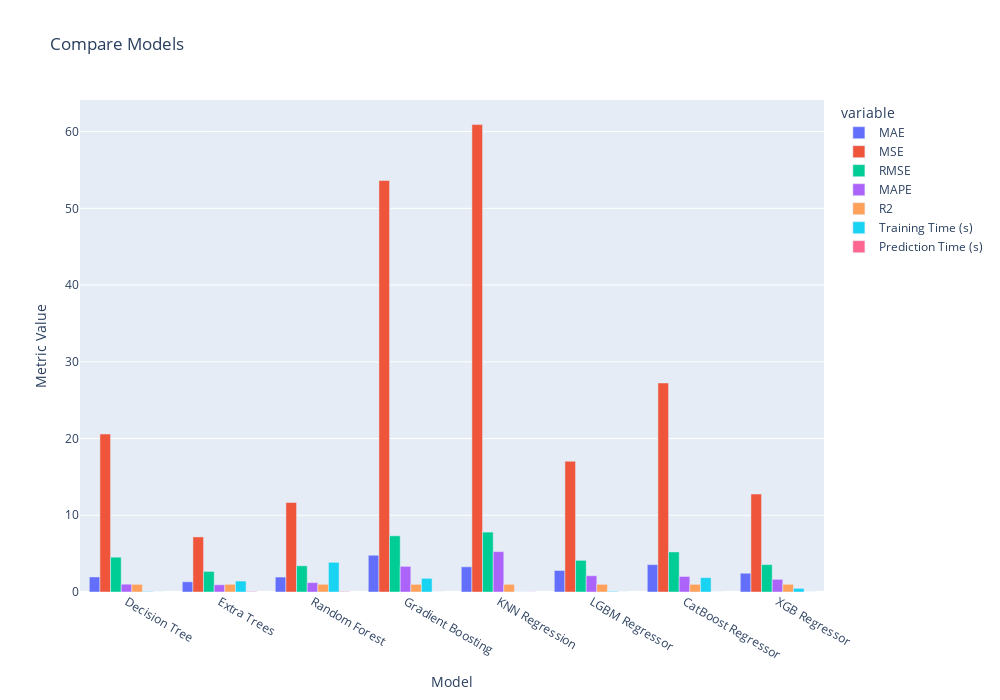

The code cell stored with this chart in its notebook:
### Markdown cell above
### Model Plotting

### Code cell
# Bar plot
import plotly.express as px

# Assuming results_df is the DataFrame created from the previous script
fig = px.bar(
    results_df, 
    x='Model',
    y=['MAE', 'MSE', 'RMSE', 'MAPE', 'R2', 'Training Time (s)', 'Prediction Time (s)'],
    labels={'value': 'Metric Value'},
    title='Compare Models',
    barmode='group'
)

# Layout
fig.update_layout(
    width=1000,
    height=700,
    bargap=0.2
)

fig.show()

### Figure 1 — Plotly figure (JSON) as saved in the notebook; plotly's stock layout.template omitted (floating-point values rounded to 4 significant figures)
{"data": [{"alignmentgroup": "True", "hovertemplate": "variable=MAE<br>Model=%{x}<br>Metric Value=%{y}<extra></extra>", "legendgroup": "MAE", "marker": {"color": "#636efa", "pattern": {"shape": ""}}, "name": "MAE", "offsetgroup": "MAE", "orientation": "v", "showlegend": true, "textposition": "auto", "type": "bar", "x": ["Decision Tree", "Extra Trees", "Random Forest", "Gradient Boosting", "KNN Regression", "LGBM Regressor", "CatBoost Regressor", "XGB Regressor"], "xaxis": "x", "y": [1.961, 1.33, 1.949, 4.791, 3.284, 2.808, 3.57, 2.448], "yaxis": "y"}, {"alignmentgroup": "True", "hovertemplate": "variable=MSE<br>Model=%{x}<br>Metric Value=%{y}<extra></extra>", "legendgroup": "MSE", "marker": {"color": "#EF553B", "pattern": {"shape": ""}}, "name": "MSE", "offsetgroup": "MSE", "orientation": "v", "showlegend": true, "textposition": "auto", "type": "bar", "x": ["Decision Tree", "Extra Trees", "Random Forest", "Gradient Boosting", "KNN Regression", "LGBM Regressor", "CatBoost Regressor", "XGB Regressor"], "xaxis": "x", "y": [20.58, 7.178, 11.66, 53.62, 60.91, 17.04, 27.25, 12.76], "yaxis": "y"}, {"alignmentgroup": "True", "hovertemplate": "variable=RMSE<br>Model=%{x}<br>Metric Value=%{y}<extra></extra>", "legendgroup": "RMSE", "marker": {"color": "#00cc96", "pattern": {"shape": ""}}, "name": "RMSE", "offsetgroup": "RMSE", "orientation": "v", "showlegend": true, "textposition": "auto", "type": "bar", "x": ["Decision Tree", "Extra Trees", "Random Forest", "Gradient Boosting", "KNN Regression", "LGBM Regressor", "CatBoost Regressor", "XGB Regressor"], "xaxis": "x", "y": [4.537, 2.679, 3.414, 7.323, 7.805, 4.127, 5.22, 3.573], "yaxis": "y"}, {"alignmentgroup": "True", "hovertemplate": "variable=MAPE<br>Model=%{x}<br>Metric Value=%{y}<extra></extra>", "legendgroup": "MAPE", "marker": {"color": "#ab63fa", "pattern": {"shape": ""}}, "name": "MAPE", "offsetgroup": "MAPE", "orientation": "v", "showlegend": true, "textposition": "auto", "type": "bar", "x": ["Decision Tree", "Extra Trees", "Random Forest", "Gradient Boosting", "KNN Regression", "LGBM Regressor", "CatBoost Regressor", "XGB Regressor"], "xaxis": "x", "y": [1.018, 0.9408, 1.223, 3.342, 5.261, 2.118, 2.025, 1.645], "yaxis": "y"}, {"alignmentgroup": "True", "hovertemplate": "variable=R2<br>Model=%{x}<br>Metric Value=%{y}<extra></extra>", "legendgroup": "R2", "marker": {"color": "#FFA15A", "pattern": {"shape": ""}}, "name": "R2", "offsetgroup": "R2", "orientation": "v", "showlegend": true, "textposition": "auto", "type": "bar", "x": ["Decision Tree", "Extra Trees", "Random Forest", "Gradient Boosting", "KNN Regression", "LGBM Regressor", "CatBoost Regressor", "XGB Regressor"], "xaxis": "x", "y": [0.9998, 0.9999, 0.9999, 0.9995, 0.9994, 0.9998, 0.9997, 0.9999], "yaxis": "y"}, {"alignmentgroup": "True", "hovertemplate": "variable=Training Time (s)<br>Model=%{x}<br>Metric Value=%{y}<extra></extra>", "legendgroup": "Training Time (s)", "marker": {"color": "#19d3f3", "pattern": {"shape": ""}}, "name": "Training Time (s)", "offsetgroup": "Training Time (s)", "orientation": "v", "showlegend": true, "textposition": "auto", "type": "bar", "x": ["Decision Tree", "Extra Trees", "Random Forest", "Gradient Boosting", "KNN Regression", "LGBM Regressor", "CatBoost Regressor", "XGB Regressor"], "xaxis": "x", "y": [0.06106, 1.428, 3.867, 1.78, 0.007901, 0.07883, 1.87, 0.4709], "yaxis": "y"}, {"alignmentgroup": "True", "hovertemplate": "variable=Prediction Time (s)<br>Model=%{x}<br>Metric Value=%{y}<extra></extra>", "legendgroup": "Prediction Time (s)", "marker": {"color": "#FF6692", "pattern": {"shape": ""}}, "name": "Prediction Time (s)", "offsetgroup": "Prediction Time (s)", "orientation": "v", "showlegend": true, "textposition": "auto", "type": "bar", "x": ["Decision Tree", "Extra Trees", "Random Forest", "Gradient Boosting", "KNN Regression", "LGBM Regressor", "CatBoost Regressor", "XGB Regressor"], "xaxis": "x", "y": [0.0009584, 0.06421, 0.06039, 0.003947, 0.0137, 0.00212, 0.002284, 0.002009], "yaxis": "y"}], "layout": {"bargap": 0.2, "barmode": "group", "height": 700, "legend": {"title": {"text": "variable"}, "tracegroupgap": 0}, "title": {"text": "Compare Models"}, "width": 1000, "xaxis": {"anchor": "y", "domain": [0, 1], "title": {"text": "Model"}}, "yaxis": {"anchor": "x", "domain": [0, 1], "title": {"text": "Metric Value"}}}}
